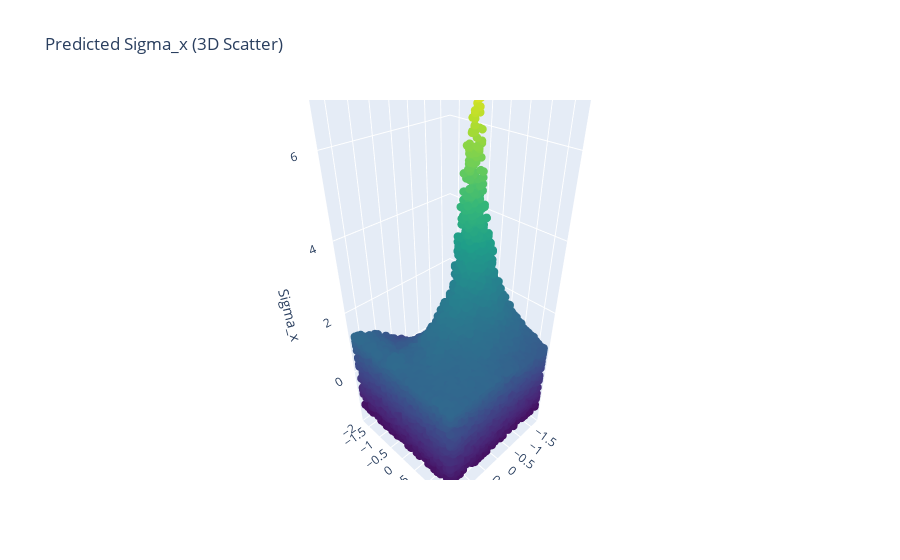

Notebook code for this chart:
### Code cell
fig = go.Figure(data=[
    go.Scatter3d(
        x=X_test[:, 0], y=X_test[:, 1], z=y_pred[:, 0],
        mode='markers',
        marker=dict(size=3, color=y_pred[:, 0], colorscale='Viridis')
    )
])
fig.update_layout(
    title='Predicted Sigma_x (3D Scatter)',
    scene=dict(
        xaxis_title='x',
        yaxis_title='y',
        zaxis_title='Sigma_x'
    )
)
fig.show()

### Figure 1 — Plotly figure (JSON) as saved in the notebook; plotly's stock layout.template omitted (floating-point values rounded to 4 significant figures; data arrays with more than 128 entries replaced by an {"elided": "..."} marker saying what was removed)
{"data": [{"marker": {"color": {"elided": "21635 float values"}, "colorscale": [[0, "#440154"], [0.1111, "#482878"], [0.2222, "#3e4989"], [0.3333, "#31688e"], [0.4444, "#26828e"], [0.5556, "#1f9e89"], [0.6667, "#35b779"], [0.7778, "#6ece58"], [0.8889, "#b5de2b"], [1, "#fde725"]], "size": 3}, "mode": "markers", "type": "scatter3d", "x": {"elided": "21635 float values"}, "y": {"elided": "21635 float values"}, "z": {"elided": "21635 float values"}}], "layout": {"scene": {"xaxis": {"title": {"text": "x"}}, "yaxis": {"title": {"text": "y"}}, "zaxis": {"title": {"text": "Sigma_x"}}}, "title": {"text": "Predicted Sigma_x (3D Scatter)"}}}
